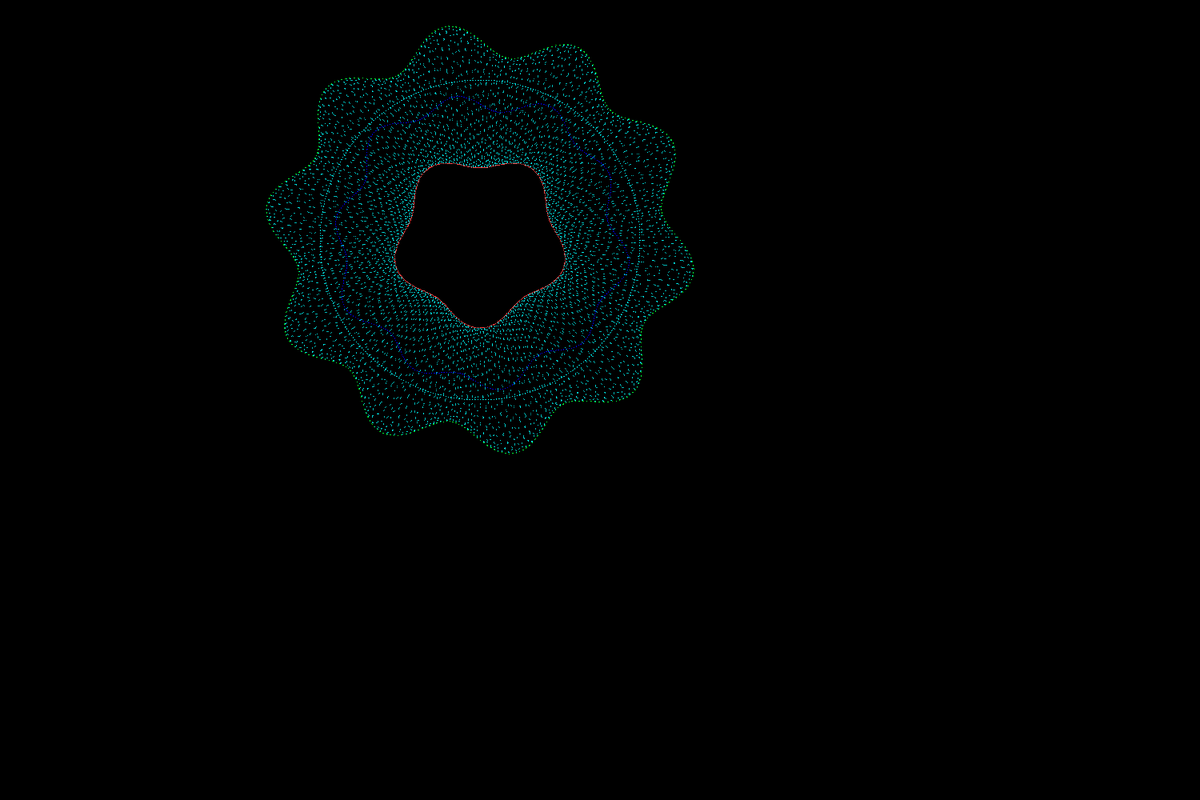
Frame 1 (no input)
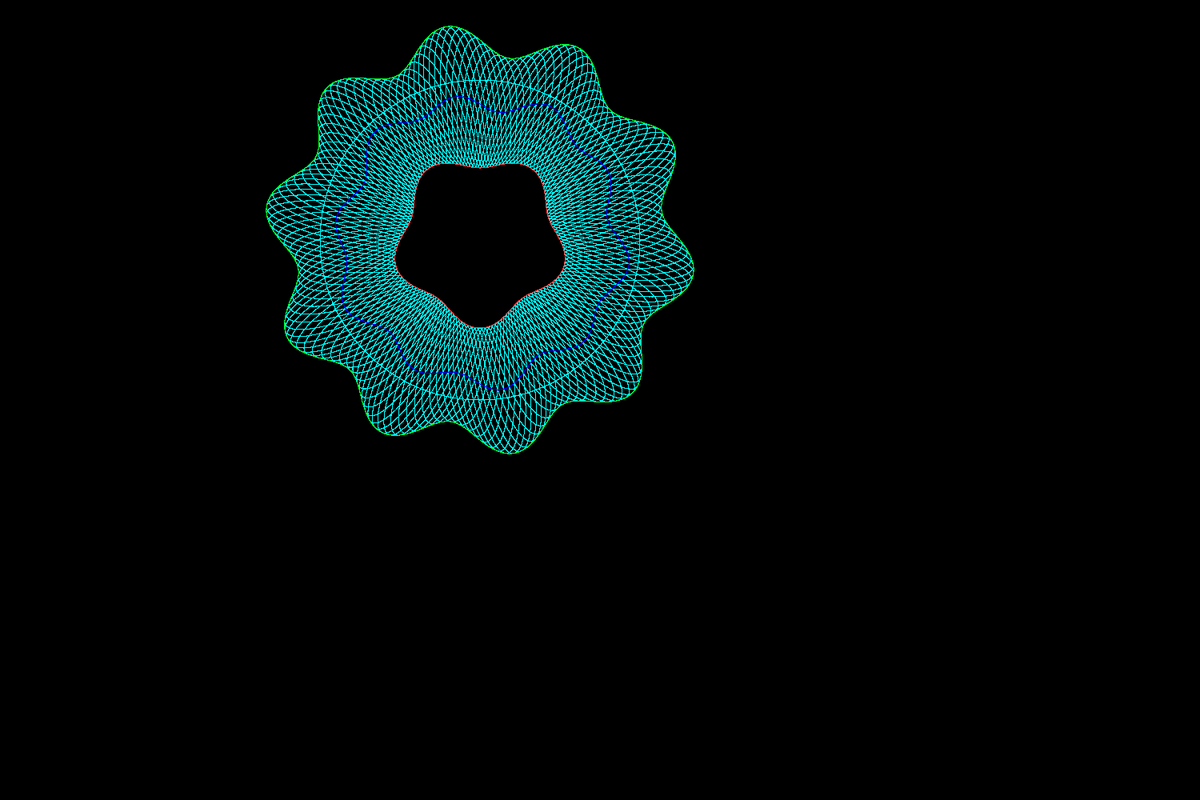
Frame 60 (the mouse pressed at the canvas centre just before this capture)
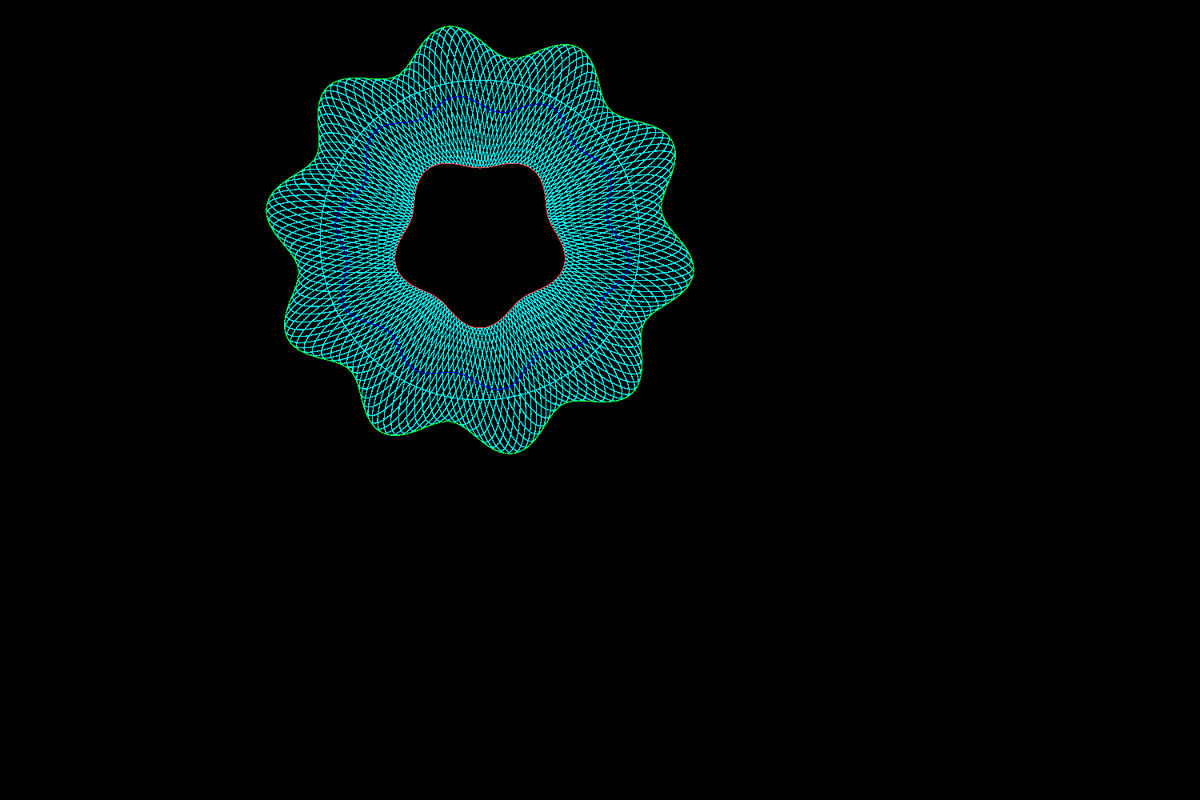
Frame 120 (the mouse held since frame 60 and released just before this capture)

The Processing sketch that drew these frames (run headless with seeded random() and noise(); from frame 60 on, the mouse is pressed at the canvas centre):

// Processing sketch: guilloche13
// ── guilloche13.pde

float fmodulus(float a, float b)
{
        return a - floor(a / b) * b;
}

float hypot(float x1, float y1, float x2, float y2)
{
  return sqrt((x2 - x1) * (x2 - x1) + (y2 - y1) * (y2 - y1));
}

float calc_lengths(float px[], float py[], float len[], int npoints)
{
  float t;
  int i;
  
  t = 0;
  for (i = 0; i < npoints - 1; i++) {
    len[i] = hypot(px[i], py[i], px[i + 1], py[i + 1]);
    t += len[i];
  }
  return t;
}

float polygonx(float t, float period, 
float px[], float py[], float len[], 
int npoints, float total_len)
{
  float z, len_so_far, t1, t2;
  int i, segment;
  float prev_segs_len;
  float tt;
  
  tt = fmodulus(t, period);
  
  /* find which segment we're currently in */
  len_so_far = 0;
  segment = 0;
  for (i = 0; i < npoints - 1; i++) {
    len_so_far += len[i];
    if ((len_so_far / total_len) > (tt / period)) {
      segment = i;
      break;
    }
  }
  
  /* find how far into the current segment we are */
  prev_segs_len = (len_so_far - len[segment]);
  t1 = (prev_segs_len / total_len) * period; /* find t1 == t at beginning of this seg */
  t2 = ((prev_segs_len + len[segment]) / total_len) * period; /* find t2 = t at the end of this seg */
  z = (tt - t1) / (t2 - t1); /* fraction of the way through this segment that we are right now at t */
  
  return px[segment] + z * (px[segment + 1] - px[segment]);
  
}

float polygony(float t, float period, float px[], float py[], float len[], int npoints, float total_len)
{
  float z, len_so_far, t1, t2;
  int i, segment;
  float prev_segs_len;
  float tt;
  
  tt = fmodulus(t, period);
  
  /* find which segment we're currently in */
  len_so_far = 0;
  segment = 0;
  for (i = 0; i < npoints - 1; i++) {
    len_so_far += len[i];
    if ((len_so_far / total_len) > (tt / period)) {
      segment = i;
      break;
    }
  }
  
  /* find how far into the current segment we are */
  prev_segs_len = (len_so_far - len[segment]);
  t1 = (prev_segs_len / total_len) * period; /* find t1 == t at beginning of this seg */
  t2 = ((prev_segs_len + len[segment]) / total_len) * period; /* find t2 = t at the end of this seg */
  z = (tt - t1) / (t2 - t1); /* fraction of the way through this segment that we are right now at t */
  
  return py[segment] + z * (py[segment + 1] - py[segment]);
  
}

int npoints = 55;
float[] starx = new float[npoints];
float[] stary = new float[npoints];
float[] tlen = new float[npoints];
float total_len;

void setup() {  // setup() runs once

  float angle = 0;
  float rad1, rad2, r;
  float da;
  
  rad1 = 15;
  rad2 = 300;
  size(1500, 1000);
  frameRate(30);
  background(0,0,0);
  stroke(255,255,255);
  
  da = (2 * 3.1415927) / 20;
  r = 5;
  
  for (int i = 0; i < npoints; i++) {

    starx[i] = cos(angle) * r;
    stary[i] = sin(angle) * r;
    angle += da;
    r = r + 11;
  }
  total_len = calc_lengths(starx, stary, tlen, npoints);
}

float t = 0;

void draw()
{
  float x1, y1, x2, y2, x3, y3, x4, y4, x5, y5;
  float ox, oy;
  float period, w, h;
  float rad1 = 200;
  float rad2 = 50;
  float rad4;
  float rad5;
  float outer_env_rad = 250;
  float inner_env_rad = 100;
 
  float outerx, outery;
  float innerx, innery;
  float current_inner_rad;
  float current_outer_rad, r1, r2;
  int j;
  
  ox = 600;
  oy = 300;
  period = 3.1415927 * 6;
  w = 800;
  h = 400;
  
  for (int i = 0; i < 1000; i++) {

    /* Basic circle of radius rad1... */
    x1 = cos(t * 10) * rad1; 
    y1 = sin(t * 10) * rad1; 

    point(x1 + ox, y1 + oy);

    /* calculate outer envelope shape... */
    rad4 = sin(t * 10 * 10) * 20 + outer_env_rad;
    outerx = cos(t * 10) * rad4;  
    outery = sin(t * 10) * rad4;  

    /* calculate inner envelope shape... */
    rad5 = sin(t * 10 * 5) * 10 + inner_env_rad;
    innerx = cos(t * 10) * rad5;  
    innery = sin(t * 10) * rad5;  

    /* calculate current inner and outer radii */
    current_inner_rad = sqrt(innerx * innerx + innery * innery);
    current_outer_rad = sqrt(outerx * outerx + outery * outery);

    /* calculate midpoint between inner and outer envelope */
    x2 = ((outerx - innerx) / 2.0) + innerx;
    y2 = ((outery - innery) / 2.0) + innery;

    /* calculate unit vector in dirction of x2,y2 */
    x3 = x2 / sqrt(x2 * x2 + y2 * y2);
    y3 = y2 / sqrt(x2 * x2 + y2 * y2);

    for (j = 0; j < 16; j++) {
	    r1 = (sin(t * 10 * 10 + j * PI / 8) / 2.0) + 0.5;
	    x4 = x3 * r1 * (current_outer_rad - current_inner_rad) + innerx;
	    y4 = y3 * r1 * (current_outer_rad - current_inner_rad) + innery;
	    stroke(0, 255, 255); /* cyan */
	    point(x4 + ox, y4 + oy);
    }

    stroke(255,255,255); /* white */
    point(innerx + ox, innery + oy);

    stroke(0,0,255); /* blue */
    point(x2 + ox, y2 + oy);

    stroke(0, 255,0); /* green */
    point(outerx + ox, outery + oy);

    stroke(255,0,0); /* red */
    point(innerx + ox, innery + oy);

    stroke(0,255,255); /* blue */
    // point(x5 + ox, y5 + oy);

    t += 0.01;
  }
}
